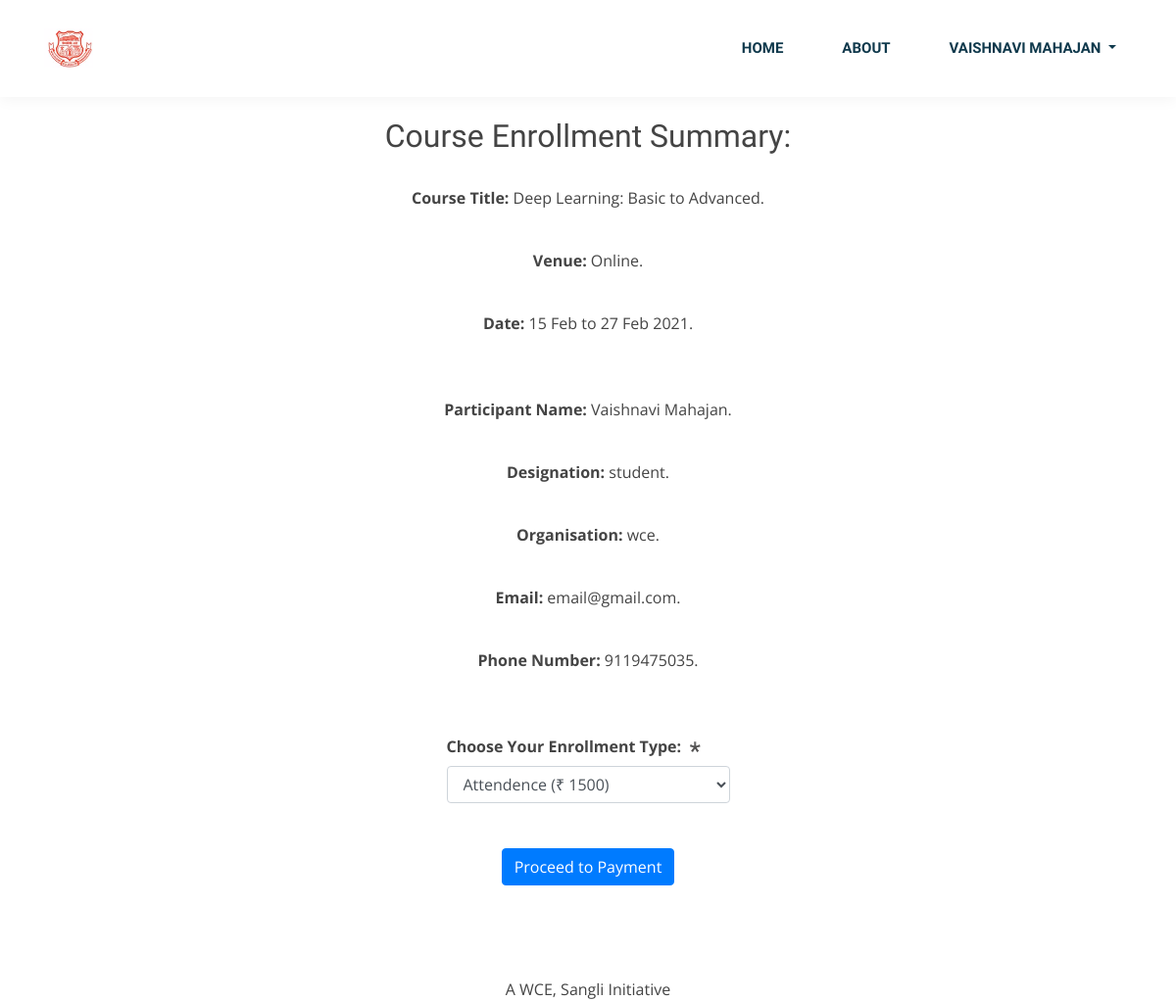
Screenshot of /enrollDL (signed in) with the database file from the repository.
### student/models.py (models this page shows, shortened)
class student(models.Model):
    user: OneToOneField = models.OneToOneField(User, on_delete=models.CASCADE)
    designation = models.CharField(max_length=20)
    organisation = models.CharField(max_length=100)
    address = models.CharField(max_length=400)
    phoneNumber = models.IntegerField(null=True)
    PaidAttendencePython=models.BooleanField(default=False)
    PaidAttendenceCertificatePython=models.BooleanField(default=False)
    PaidAttendenceDL=models.BooleanField(default=False)
    PaidAttendenceCertificateDL=models.BooleanField(default=False)

### WCECourses/views.py (the view, shortened to what this page needs)
# urls.py: path('enrollDL',views.enrollDL.as_view(),name="enrollDL"),
class enrollDL(View):
    def get(self,request,template_name='summaryDL.html'):
        stud = Student.objects.filter(user = request.user)
        stud =stud[0]
        err = {}
        err["student"] = stud
        return render(request,template_name, err)

### WCECourses/templates/summaryDL.html (shortened to what this page needs)
{% extends 'base.html'%}
{% load static %}
{% block content %}
<br>
<br>
<br>
<br>
<br>
<h2 style="text-align:center">Course Enrollment Summary:</h2><br>
<p style="text-align:center"><strong>Course Title:</strong> Deep Learning: Basic to Advanced.</p><br>
<p style="text-align:center"><strong>Venue:</strong> Online.</p><br>
<p style="text-align:center"><strong>Date:</strong> 15 Feb to 27 Feb 2021.</p><br><br>
<p style="text-align:center"><strong>Participant Name:</strong> {{student.user.first_name}} {{student.user.last_name}}.
</p><br>
<p style="text-align:center"><strong>Designation:</strong> {{student.designation}}.</p><br>
<p style="text-align:center"><strong>Organisation:</strong> {{student.organisation}}.</p><br>
<p style="text-align:center"><strong>Email:</strong> {{student.user.email}}.</p><br>
<p style="text-align:center"><strong>Phone Number:</strong> {{student.phoneNumber}}.</p><br>
<br>
<div class="container d-flex justify-content-center">
    <form action="" method="post">
        <div class="form-group">
            <div class="col-md-12">
                <label for="enrollType"><strong>Choose Your Enrollment Type: <span
                            style="color: red;">*️</span></strong></label>
                <select name="enrollType" id="semester" class="form-control" required>
                    <option name="Attendence" value="1">Attendence (₹ 1500)</option>
                </select>
            </div>
        </div>
        <br>
        <div class="form-group container d-flex justify-content-center"><input class="btn btn-primary" type="submit" value="Proceed to Payment" style="margin: 2% auto; text-align: center;"></div>
    </form>
</div>
<br>
<br>
<br>
{% endblock%}

### WCECourses/templates/base.html (shortened to what this page needs)
<!DOCTYPE html>
{%load static%}
<html lang="en">
<head>
  <link href="{%static 'landing_static/vendor/bootstrap/css/bootstrap.min.css'%}" rel="stylesheet">
  <link href="{%static 'landing_static/vendor/icofont/icofont.min.css'%}" rel="stylesheet">
  <link href="{%static 'landing_static/vendor/boxicons/css/boxicons.min.css'%}" rel="stylesheet">
  <link href="{%static 'landing_static/vendor/venobox/venobox.css'%}" rel="stylesheet">
  <link href="{%static 'landing_static/vendor/line-awesome/css/line-awesome.min.css' %}" rel="stylesheet">
  <link href="{%static 'landing_static/vendor/owl.carousel/assets/owl.carousel.min.css'%}" rel="stylesheet">
  <link href="{%static 'landing_static/css/style.css' %}"  rel="stylesheet">
</head>
<body>
  <header id="header" class="fixed-top">
    <div class="container d-flex align-items-center">
      <a href="{% url 'landingPage' %}" class="logo mr-auto navbar-brand"><img src="{% static 'landing_static/img/wce_logo.png' %}" alt="" class="img-fluid"></a>
      <nav class="nav-menu d-none d-lg-block">
        <ul>
          <li class="nav-item">
            <a class="nav-link" href="{% url 'landingPage' %}">Home</a>
          </li>
          <li class="nav-item">
            <a class="nav-link" href="{% url 'about' %}">About</a>
          </li>
          {% if user.is_authenticated %}
          <li class="nav-item dropdown">
            <a class="nav-link dropdown-toggle" href="#" id="navbarDropdown" role="button" data-toggle="dropdown" aria-haspopup="true" aria-expanded="false">
              {{user.first_name}} {{user.last_name}}
            </a>
          </li>
          {% else %}
          <li class="nav-item">
            <a class="nav-link" href="{% url 'Login' %}">Sign-In</a>
          </li>
          {% endif %}
        </ul>
      </nav>
    </div>
  </header>
    {% block content %}
    {% endblock %}
  <footer style="text-align: center;">A WCE, Sangli Initiative</footer>
</body>
</html>

### static/landing_static/css/style.css (style rules this page uses)
body { font-family: "Open Sans", sans-serif; color: #444444; }
a { color: #49b5e7; }
h1, h2, h3, h4, h5, h6 { font-family: "Dosis", sans-serif; }
#header { background: #fff; transition: all 0.5s; z-index: 997; padding: 20px 0; box-shadow: 0px 2px 15px rgba(0, 0, 0, 0.05); }
#header .logo { font-size: 28px; margin: 0; padding: 0; line-height: 1; font-weight: 700; letter-spacing: 1px; text-transform: uppercase; font-family: "Lato", sans-serif; }
#header .logo img { max-height: 40px; }
.nav-menu ul { margin: 0; padding: 0; list-style: none; }
.nav-menu > ul { display: flex; }
.nav-menu > ul > li { position: relative; white-space: nowrap; padding: 10px 0 10px 28px; }
.nav-menu a { display: block; position: relative; color: #0f394c; transition: 0.3s; font-size: 15px; font-family: "Dosis", sans-serif; text-transform: uppercase; font-weight: 600; }
.mobile-nav { position: fixed; top: 55px; right: 15px; bottom: 15px; left: 15px; z-index: 9999; overflow-y: auto; background: #fff; transition: ease-in-out 0.2s; opacity: 0; visibility: hidden; border-radius: 10px; padding: 10px 0; }
.mobile-nav * { margin: 0; padding: 0; list-style: none; }
.mobile-nav a { display: block; position: relative; color: #0f394c; padding: 10px 20px; font-weight: 500; outline: none; }

### rows the page displays
student: user.first_name "Vaishnavi", user.last_name "Mahajan", designation "student", organisation "wce", user.email "email@gmail.com", phoneNumber "9119475035"

### other values shown
{{ user.first_name }} "VAISHNAVI"
{{ user.last_name }} "MAHAJAN"
